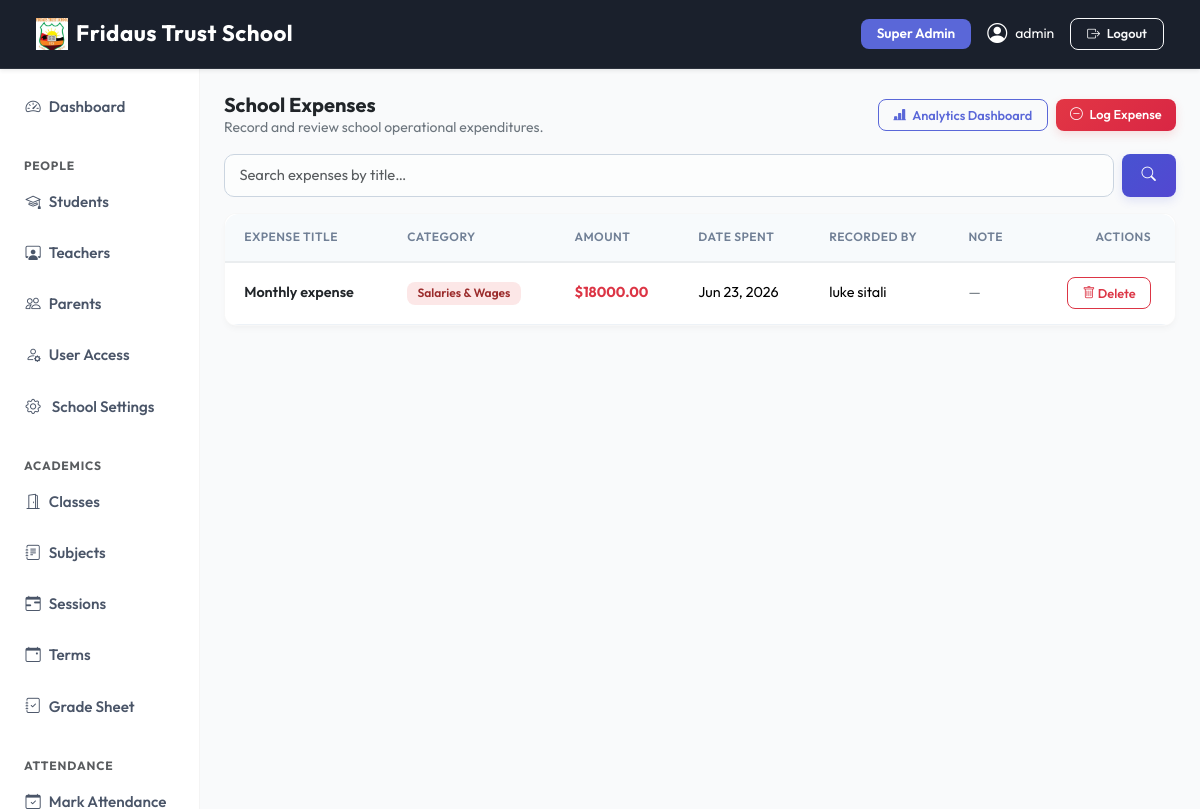
Page /finance/expenses/ (signed in) on the committed database.
### apps/dashboard/models.py (models this page shows, shortened)
class SchoolSettings(models.Model):
    school_name    = models.CharField(max_length=200, default='SchoolMS')
    logo           = models.ImageField(upload_to='school/logo/', blank=True, null=True)
    favicon        = models.ImageField(upload_to='school/favicon/', blank=True, null=True)
    primary_color  = models.CharField(max_length=7, default='#5a67d8', help_text='Hex color e.g. #5a67d8')
    secondary_color= models.CharField(max_length=7, default='#4c51bf')
    sidebar_color  = models.CharField(max_length=7, default='#ffffff')
    navbar_color   = models.CharField(max_length=7, default='#1a202c')
    address        = models.TextField(blank=True)
    phone          = models.CharField(max_length=20, blank=True)
    email          = models.EmailField(blank=True)
    website        = models.URLField(blank=True)
    class Meta:
        verbose_name = 'School Settings'
    @classmethod
    def get(cls):
        obj, _ = cls.objects.get_or_create(pk=1)
        return obj

### apps/accounts/models.py (models this page shows, shortened)
class User(AbstractUser):
    ROLE_CHOICES = (
        ('superadmin', 'Super Admin'),
        ('admin', 'Admin'),
        ('teacher', 'Teacher'),
        ('student', 'Student'),
        ('parent', 'Parent'),
    )
    role = models.CharField(max_length=20, choices=ROLE_CHOICES)
    phone = models.CharField(max_length=20, blank=True, null=True)
    profile_pic = models.ImageField(upload_to='profile_pictures/', blank=True, null=True)
    created_at = models.DateTimeField(auto_now_add=True)
    @property
    def is_admin(self):
        return self.role in ['superadmin', 'admin'] or self.is_superuser
    def __str__(self):
        return f"{self.get_full_name() or self.username} ({self.get_role_display()})"

### apps/finance/models.py (models this page shows, shortened)
class Expense(models.Model):
    CATEGORY_CHOICES = (
        ('salaries', 'Salaries & Wages'),
        ('utilities', 'Utilities & Bills'),
        ('maintenance', 'Repairs & Maintenance'),
        ('supplies', 'Educational Supplies'),
        ('food', 'Cafeteria & Catering'),
        ('other', 'Other Expenses'),
    )
    title = models.CharField(max_length=150)
    category = models.CharField(max_length=50, choices=CATEGORY_CHOICES, default='other')
    amount = models.DecimalField(max_digits=10, decimal_places=2)
    date_spent = models.DateField()
    recorded_by = models.ForeignKey('accounts.User', on_delete=models.SET_NULL, null=True, blank=True)
    note = models.TextField(blank=True, null=True)
    class Meta:
        ordering = ['-date_spent']

### apps/finance/views.py (the view)
# urls.py: path('expenses/',                    views.expense_list,        name='expense_list'),
@login_required
@admin_required
def expense_list(request):
    expenses = Expense.objects.select_related('recorded_by').all()
    q = request.GET.get('q', '')
    if q:
        expenses = expenses.filter(title__icontains=q)
    return render(request, 'finance/expense_list.html', {'expenses': expenses, 'q': q})

### apps/dashboard/context_processors.py (called while the page is built)
def school_settings(request):
    return {'school_settings': SchoolSettings.get()}

### templates/finance/expense_list.html (shortened to what this page needs)
{% extends 'base.html' %}
{% block content %}
<div class="d-flex justify-content-between align-items-center mb-3">
  <div>
    <h5 class="fw-bold mb-0 text-dark">School Expenses</h5>
    <p class="text-secondary small mb-0">Record and review school operational expenditures.</p>
  </div>
  <div class="d-flex gap-2">
    <a href="{% url 'finance:financial_dashboard' %}" class="btn btn-outline-primary btn-sm">
      <i class="bi bi-bar-chart-line-fill me-1"></i> Analytics Dashboard
    </a>
    <a href="{% url 'finance:expense_create' %}" class="btn btn-danger btn-sm">
      <i class="bi bi-dash-circle me-1"></i> Log Expense
    </a>
  </div>
</div>
<div class="row g-2 mb-3">
  <div class="col-md-12">
    <form method="get" action="{% url 'finance:expense_list' %}" class="d-flex gap-2">
      <input type="text" name="q" value="{{ q }}" class="form-control" placeholder="Search expenses by title…">
      <button type="submit" class="btn btn-primary"><i class="bi bi-search"></i></button>
    </form>
  </div>
</div>
<div class="card shadow-sm border-0">
  <div class="table-responsive">
    <table class="table table-hover align-middle mb-0" id="expenseTable">
      <thead class="table-light">
        <tr>
          <th>Expense Title</th>
          <th>Category</th>
          <th>Amount</th>
          <th>Date Spent</th>
          <th>Recorded By</th>
          <th>Note</th>
          <th class="text-end px-4">Actions</th>
        </tr>
      </thead>
      <tbody>
        {% for exp in expenses %}
        <tr id="expense-row-{{ exp.pk }}">
          <td class="fw-semibold text-dark">{{ exp.title }}</td>
          <td>
            <span class="badge bg-danger-subtle text-danger text-capitalize">
              {{ exp.get_category_display }}
            </span>
          </td>
          <td class="fw-bold text-danger">${{ exp.amount }}</td>
          <td>{{ exp.date_spent|date:"M d, Y" }}</td>
          <td class="small">{{ exp.recorded_by.get_full_name|default:exp.recorded_by.username }}</td>
          <td class="text-secondary small">{{ exp.note|default:"—" }}</td>
          <td class="text-end px-4">
            <button class="btn btn-sm btn-outline-danger btn-delete-expense" data-id="{{ exp.pk }}" data-url="{% url 'finance:expense_delete' exp.pk %}">
              <i class="bi bi-trash"></i> Delete
            </button>
          </td>
        </tr>
        {% empty %}
        <tr><td colspan="7" class="text-center text-muted py-5">No expenses logged.</td></tr>
        {% endfor %}
      </tbody>
    </table>
  </div>
</div>
{% endblock %}

### templates/base.html (shortened to what this page needs)
{% load static %}
<!DOCTYPE html>
<html lang="en">
<head>
  <link href="https://cdn.jsdelivr.net/npm/bootstrap@5.3.2/dist/css/bootstrap.min.css" rel="stylesheet">
  <link href="https://cdn.jsdelivr.net/npm/bootstrap-icons@1.11.3/font/bootstrap-icons.css" rel="stylesheet">
  <link href="https://cdnjs.cloudflare.com/ajax/libs/toastr.js/latest/toastr.min.css" rel="stylesheet">
  <link href="{% static 'css/modern.css' %}" rel="stylesheet">
  <link href="https://cdn.jsdelivr.net/npm/select2@4.1.0-rc.0/dist/css/select2.min.css" rel="stylesheet">
  <link href="https://cdn.jsdelivr.net/npm/select2-bootstrap-5-theme@1.3.0/dist/select2-bootstrap-5-theme.min.css" rel="stylesheet">
</head>
<body>
{% if user.is_authenticated %}
<nav class="navbar navbar-expand-lg navbar-dark sticky-top d-print-none shadow-sm"
     style="background-color: {{ school_settings.navbar_color|default:'#1a202c' }} !important;">
  <div class="container-fluid">
    <a class="navbar-brand fw-bold text-white d-flex align-items-center gap-2" href="/">
      {% if school_settings.logo %}
        <img src="{{ school_settings.logo.url }}" height="32" style="object-fit:contain;" alt="{{ school_settings.school_name }}">
      {% else %}
        <i class="bi bi-shield-check" style="color: var(--school-primary);"></i>
      {% endif %}
      <span>{{ school_settings.school_name|default:"SchoolMS" }}</span>
    </a>
    <div class="collapse navbar-collapse" id="navbarNav">
      <div class="ms-auto d-flex align-items-center gap-3 mt-2 mt-lg-0">
        <span class="badge bg-primary px-3 py-2 text-capitalize" style="font-size: 0.85rem;">{{ user.get_role_display }}</span>
        <a href="{% url 'accounts:profile' %}" class="text-white text-decoration-none d-flex align-items-center gap-2 small">
          {% if user.profile_pic %}
            <img src="{{ user.profile_pic.url }}" class="rounded-circle border border-2 border-white" width="32" height="32" style="object-fit:cover">
          {% else %}
            <i class="bi bi-person-circle fs-5"></i>
          {% endif %}
          <span class="d-none d-sm-inline">{{ user.get_full_name|default:user.username }}</span>
        </a>
        <a href="{% url 'accounts:logout' %}" class="btn btn-outline-light btn-sm px-3"><i class="bi bi-box-arrow-right me-1"></i> Logout</a>
      </div>
    </div>
  </div>
</nav>
<div class="container-fluid">
  <div class="row">
    <aside class="col-lg-2 col-md-3 d-none d-md-block pt-3 px-0 border-end" id="sidebar">
  {% include 'partials/sidebar.html' %}
</aside>
    <main class="col-lg-10 col-md-9 ms-sm-auto px-md-4 py-4 animate-fade-in">
      {% block content %}{% endblock %}
    </main>
  </div>
</div>
{% else %}
  {% block auth_content %}{% endblock %}
{% endif %}
</body>
</html>

### static/css/modern.css (style rules this page uses)
:root { --primary-hsl: 235, 65%, 60%; --success-hsl: 150, 60%, 45%; --warning-hsl: 35, 85%, 55%; --danger-hsl: 355, 75%, 55%; --info-hsl: 185, 70%, 45%; --dark-hsl: 220, 30%, 12%; --bg-hsl: 220, 20%, 97%; --card-bg-hsl: 0, 0%, 100%; --text-muted-hsl: 220, 10%, 50%; --border-radius-sm: 8px; --border-radius-md: 14px; --border-radius-lg: 20px; --shadow-sm: 0 4px 6px -1px rgba(0, 0, 0, 0.05), 0 2px 4px -1px rgba(0, 0, 0, 0.03); --shadow-md: 0 10px 15px -3px rgba(0, 0, 0, 0.06), 0 4px 6px -2px rgba(0, 0, 0, 0.04); --shadow-lg: 0 20px 25px -5px rgba(0, 0, 0, 0.08), 0 10px 10px -5px rgba(0, 0, 0, 0.04); --transition-smooth: all 0.3s cubic-bezier(0.4, 0, 0.2, 1); }
body { font-family: 'Outfit', sans-serif; background-color: hsl(var(--bg-hsl)); color: hsl(var(--dark-hsl)); -webkit-font-smoothing: antialiased; }
.card { border: 1px solid rgba(0, 0, 0, 0.035) !important; border-radius: var(--border-radius-md) !important; box-shadow: var(--shadow-sm); background: #ffffff; transition: var(--transition-smooth); }
#sidebar { background-color: #ffffff; border-right: 1px solid rgba(0, 0, 0, 0.045) !important; padding-top: 1.25rem; }
.table-responsive { border-radius: var(--border-radius-md); overflow: hidden; }
.table { margin-bottom: 0; }
.table th { background-color: #f7fafc; color: #718096; font-size: 0.72rem; text-transform: uppercase; letter-spacing: 0.8px; padding: 0.9rem 1.2rem; font-weight: 700; }
.table td { padding: 0.9rem 1.2rem; font-size: 0.9rem; border-bottom: 1px solid #edf2f7; }
.btn { border-radius: 10px; font-weight: 600; padding: 0.55rem 1.25rem; font-size: 0.9rem; transition: var(--transition-smooth); }
.btn-sm { padding: 0.35rem 0.9rem; font-size: 0.8rem; border-radius: 8px; }
.btn-primary { background: linear-gradient(135deg, hsl(var(--primary-hsl)) 0%, hsl(245, 60%, 55%) 100%); border: none; box-shadow: 0 4px 10px rgba(90, 103, 216, 0.15); }
.btn-danger { background: linear-gradient(135deg, hsl(var(--danger-hsl)) 0%, hsl(350, 70%, 50%) 100%); border: none; box-shadow: 0 4px 10px rgba(229, 62, 62, 0.15); }
.badge { padding: 0.45em 0.85em; font-weight: 600; font-size: 0.75rem; border-radius: 8px; }
.bg-danger-subtle { background-color: rgba(229, 62, 62, 0.12) !important; color: #9b2c2c !important; }
.form-control, .form-select { border-radius: 10px; border: 1px solid #cbd5e0; padding: 0.6rem 0.9rem; font-size: 0.92rem; transition: var(--transition-smooth); background-color: #fcfdfd; }
.table-responsive, main, .content-wrapper { overflow: visible !important; }
.card .table-responsive { overflow-x: auto !important; }
body { height: 100vh !important; max-height: 100vh !important; overflow: hidden !important; }
.container-fluid > .row { height: calc(100vh - 60px); overflow: hidden !important; display: flex; flex-wrap: nowrap; }
#sidebar { height: 100% !important; overflow-y: auto !important; overflow-x: hidden; }
main { height: 100% !important; flex: 1; overflow-y: auto !important; overflow-x: hidden; }

### rows in the picture
SchoolSettings: logo (picture), school_name "Fridaus Trust School"
User: role "Super Admin", get_full_name "admin"
Expense: title "Monthly expense", category "Salaries & Wages", amount "18000.00", date_spent "Jun 23, 2026", recorded_by.get_full_name "luke sitali", note "—"
